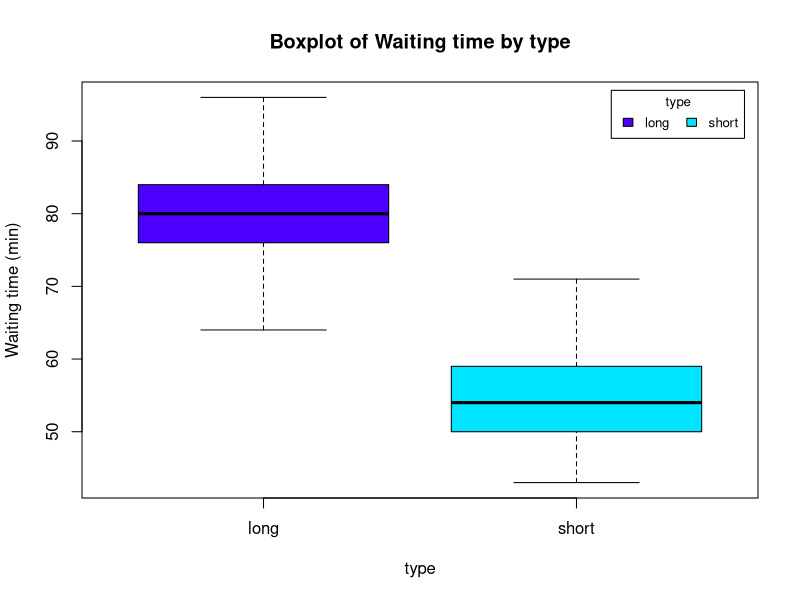
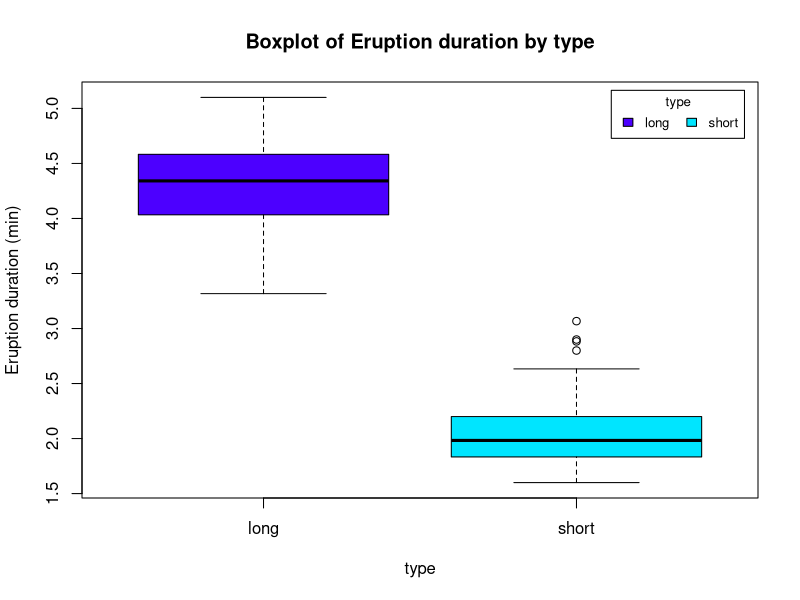

These charts were generated, in order, by the following R code:
#H1P3.r
# (c) Filip Wodnicki 2017
# This script solves the homework problem.
# We plot waiting time as a function of eruption duration and train a linear model.

# Save the faithful data.frame to a local variable
geyser <- faithful

# We add a column called type, filled with an assessment of the the eruption duration.
# "Short" is less than 3.1, everything else is "long"
geyser$type <- ifelse(geyser$eruption < 3.1 , "short", "long")

#here's what that new column looks like
head(geyser)


#boxplot time!
#col=topo.colors(2) assigns colors to our two boxplots
# "create a boxplot of waiting time data by type"
boxplot(waiting ~ type,data = geyser, main="Boxplot of Waiting time by type",xlab="type",ylab="Waiting time (min)",col=topo.colors(2))
legend("topright", inset=.02, title="type",c("long","short"), fill=topo.colors(2), horiz=TRUE, cex=0.8)
#legendary!

# now we do it all over again for eruption duration
boxplot(eruptions ~ type,data = geyser, main="Boxplot of Eruption duration by type",xlab="type",ylab="Eruption duration (min)",col=topo.colors(2))
legend("topright", inset=.02, title="type",c("long","short"), fill=topo.colors(2), horiz=TRUE, cex=0.8)

# legends
# http://drekendrop.blogspot.com/2013/08/create-boxplot-with-legend-from-text.html

